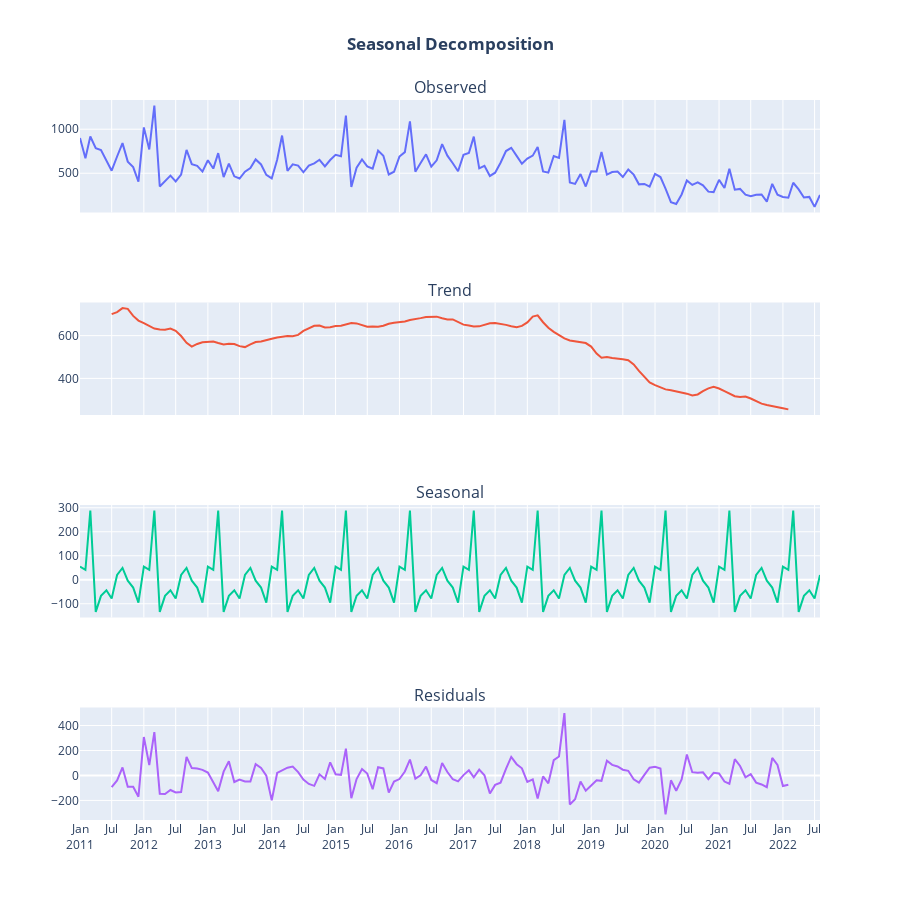

Notebook cell for this chart:
### Markdown cell above
### Time series decomposition 

We separate a time series into its components: trend, seasonality, and residuals. The trend represents the slow-moving changes in a time series. It is responsible for making the series gradually increase or decrease over time. The seasonality component represents the seasonal pattern in the series. The cycles occur repeatedly over a fixed period of time. The residuals represent the behavior that cannot be explained by the trend and seasonality components. They correspond to random errors, also termed white noise.

### Code cell
from plotly.subplots import make_subplots
from statsmodels.tsa.seasonal import DecomposeResult, seasonal_decompose
import plotly.graph_objs as go

def plot_seasonal_decompose(result:DecomposeResult, dates:pd.Series=None, title:str="Seasonal Decomposition"):
    x_values = dates
    return (
        make_subplots(
            rows=4,
            cols=1,
            shared_xaxes=True,
            subplot_titles=["Observed", "Trend", "Seasonal", "Residuals"],
        )
        .add_trace(
            go.Scatter(x=x_values, y=result.observed, mode="lines", name='Observed'),
            row=1,
            col=1,
        )
        .add_trace(
            go.Scatter(x=x_values, y=result.trend, mode="lines", name='Trend'),
            row=2,
            col=1,
        )
        .add_trace(
            go.Scatter(x=x_values, y=result.seasonal, mode="lines", name='Seasonal'),
            row=3,
            col=1,
        )
        .add_trace(
            go.Scatter(x=x_values, y=result.resid, mode="lines", name='Residual'),
            row=4,
            col=1,
        )
        .update_layout(
            height=900, title=f'<b>{title}</b>', margin={'t':100}, title_x=0.5, showlegend=False
        )
        .update_xaxes(
            dtick="M6",
            tickformat="%b\n%Y"
        )        
    )

decomposition = seasonal_decompose(df[dep_var], model='additive', period=12)
fig = plot_seasonal_decompose(decomposition, dates=df.index)
fig.show()

### Figure 1 — Plotly figure (JSON) as saved in the notebook; plotly's stock layout.template omitted (floating-point values rounded to 4 significant figures; data arrays with more than 128 entries replaced by an {"elided": "..."} marker saying what was removed)
{"data": [{"mode": "lines", "name": "Observed", "type": "scatter", "x": {"elided": "140 str values"}, "xaxis": "x", "y": {"elided": "140 int values"}, "yaxis": "y"}, {"mode": "lines", "name": "Trend", "type": "scatter", "x": {"elided": "140 str values"}, "xaxis": "x2", "y": {"elided": "140 float values"}, "yaxis": "y2"}, {"mode": "lines", "name": "Seasonal", "type": "scatter", "x": {"elided": "140 str values"}, "xaxis": "x3", "y": {"elided": "140 float values"}, "yaxis": "y3"}, {"mode": "lines", "name": "Residual", "type": "scatter", "x": {"elided": "140 str values"}, "xaxis": "x4", "y": {"elided": "140 float values"}, "yaxis": "y4"}], "layout": {"annotations": [{"font": {"size": 16}, "showarrow": false, "text": "Observed", "x": 0.5, "xanchor": "center", "xref": "paper", "y": 1, "yanchor": "bottom", "yref": "paper"}, {"font": {"size": 16}, "showarrow": false, "text": "Trend", "x": 0.5, "xanchor": "center", "xref": "paper", "y": 0.7188, "yanchor": "bottom", "yref": "paper"}, {"font": {"size": 16}, "showarrow": false, "text": "Seasonal", "x": 0.5, "xanchor": "center", "xref": "paper", "y": 0.4375, "yanchor": "bottom", "yref": "paper"}, {"font": {"size": 16}, "showarrow": false, "text": "Residuals", "x": 0.5, "xanchor": "center", "xref": "paper", "y": 0.1562, "yanchor": "bottom", "yref": "paper"}], "height": 900, "margin": {"t": 100}, "showlegend": false, "title": {"text": "<b>Seasonal Decomposition</b>", "x": 0.5}, "xaxis": {"anchor": "y", "domain": [0, 1], "dtick": "M6", "matches": "x4", "showticklabels": false, "tickformat": "%b\n%Y"}, "xaxis2": {"anchor": "y2", "domain": [0, 1], "dtick": "M6", "matches": "x4", "showticklabels": false, "tickformat": "%b\n%Y"}, "xaxis3": {"anchor": "y3", "domain": [0, 1], "dtick": "M6", "matches": "x4", "showticklabels": false, "tickformat": "%b\n%Y"}, "xaxis4": {"anchor": "y4", "domain": [0, 1], "dtick": "M6", "tickformat": "%b\n%Y"}, "yaxis": {"anchor": "x", "domain": [0.8438, 1]}, "yaxis2": {"anchor": "x2", "domain": [0.5625, 0.7188]}, "yaxis3": {"anchor": "x3", "domain": [0.2812, 0.4375]}, "yaxis4": {"anchor": "x4", "domain": [0, 0.1562]}}}
